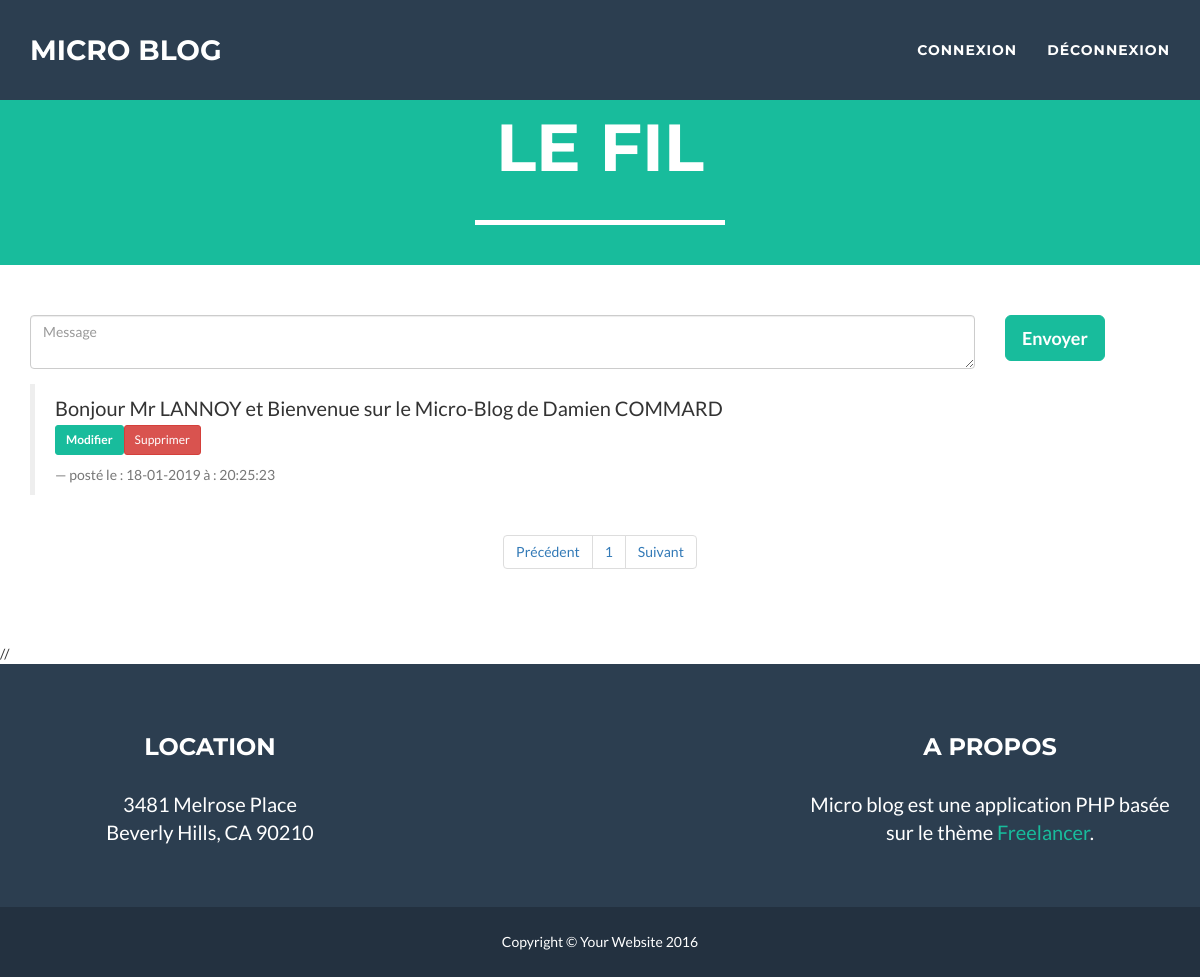
/MicroBlog/index.php?page=1, run on the app's committed database.
### tables this page shows
CREATE TABLE `messages` (
  `id` int(11) NOT NULL,
  `contenu` text,
  `date` int(25) DEFAULT NULL,
  `votes` int(5) NOT NULL DEFAULT '0',
  `adresse_ip` varchar(16) DEFAULT NULL
);

### MicroBlog/index.php (the view, shortened to what this page needs)
<?php include("Includes/haut.inc.php"); ?>
<?php
$messagesParPage = 5;
$messagesTotalRequete = $pdo->query('SELECT id FROM messages');
$messagesTotal = $messagesTotalRequete->rowCount();
$pagesTotales = ceil($messagesTotal/$messagesParPage);
if(isset($_GET['page']) AND !empty($_GET['page'])) {
    $pageCourante = $_GET['page'];
} else {
    $pageCourante = 1;
}
$depart = ($pageCourante-1)*$messagesParPage;
?>
<section>
    <div class="container">
        <div class="row">
            <form action="message.php" method="POST">
                <div class="col-sm-10">
                    <div class="form-group">
                        <?php
            if(isset($_GET['id'])){
                $query = "SELECT * FROM messages where id=:id";
                $prep = $pdo->prepare($query);
                $prep->bindValue(':id',$_GET['id']);
                $prep->execute();
                $data=$prep->fetch();
                echo "<textarea id='message' name='message' class='form-control' placeholder='Message'>";
                echo $data['contenu']."</textarea>";
                echo "<input name='id' type='hidden' value='".$_GET['id']."' />";
            }
            else
                echo "<textarea id='message' name='message' class='form-control' placeholder='Message'></textarea>";
                  ?>
                    </div>
                </div>
                <div class="col-sm-2">
                    <button type="submit" class="btn btn-success btn-lg">Envoyer</button>
                </div>
            </form>
        </div>
        <?php
            $query = "SELECT * FROM messages ORDER BY id DESC LIMIT $depart, $messagesParPage";
            $stmt = $pdo->query($query);
            while($data = $stmt->fetch()) {
            echo "<blockquote>";
            echo "<p>";
            echo $data['contenu'];
            echo '<br>';
            echo "<a href='index.php?a=mod&id=".$data['id']."'  class='btn btn-success btn-sm'>Modifier</a>";
            echo "<a href='message.php?a=sup&id=".$data['id']."'  class='btn btn-danger btn-sm'>Supprimer</a>";
            echo "</p>";
            echo "<footer>";
            echo "posté le : ";
            echo date("d-m-Y", $data['date']);
            echo " à : ";
            echo date("H:i:s", $data['date']);
            echo "</footer>";
        ?>
        </blockquote>
        <?php
            }
            ?>
    </div>
    <?php
    if (empty($_GET['page']) OR $_GET['page']==0){
        $pagePrecedente = 1;
        $pageSuivante = 2;
    }else{
        $pagePrecedente = $_GET['page']-1;
        $pageSuivante = $_GET['page']+1;
    }
    echo '<center><nav>';
    echo '<ul class="pagination justify-content-center">';
    echo '<li class="page-item"><a class="page-link" href="index.php?page='.$pagePrecedente.'">Précédent</a></li>';
    for($i=1;$i<=$pagesTotales;$i++)
    {
    echo '<li class="page-item"><a class="page-link" href="index.php?page='.$i.'">'.$i.'</a>' ;
    }
    echo '<li class="page-item"><a class="page-link" href="index.php?page='.$pageSuivante.'">Suivant</a></li>';
    echo '</ul>';
    echo '</nav>';
    ?>
</section>
//
<?php include("Includes/bas.inc.php"); ?>

### MicroBlog/css/freelancer.css (style rules this page uses)
body { font-family: 'Lato', 'Helvetica Neue', Helvetica, Arial, sans-serif; overflow-x: hidden; }
p { font-size: 20px; }
a, a:hover, a:focus, a:active, a.active { color: #18BC9C; outline: none; }
section { padding: 50px 0; }
footer { color: white; }
.btn-success { color: white; background-color: #18BC9C; border-color: #18BC9C; font-weight: 700; }

### data on the page
messages: contenu "Bonjour Mr LANNOY et Bienvenue sur le Micro-Blog de Damien COMMARD", date "18-01-2019", date "20:25:23"
